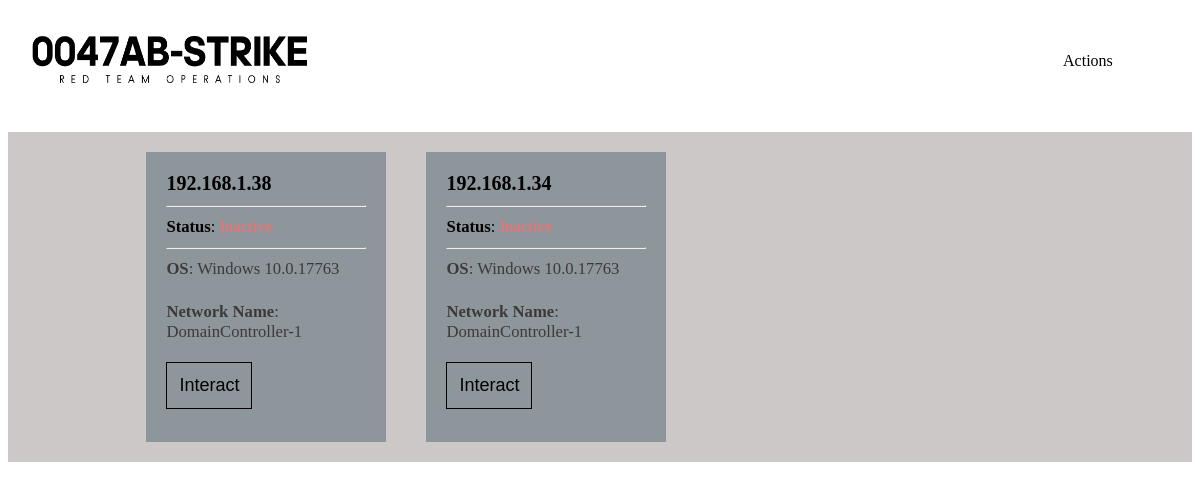
Before: / (signed in) with the older database file.
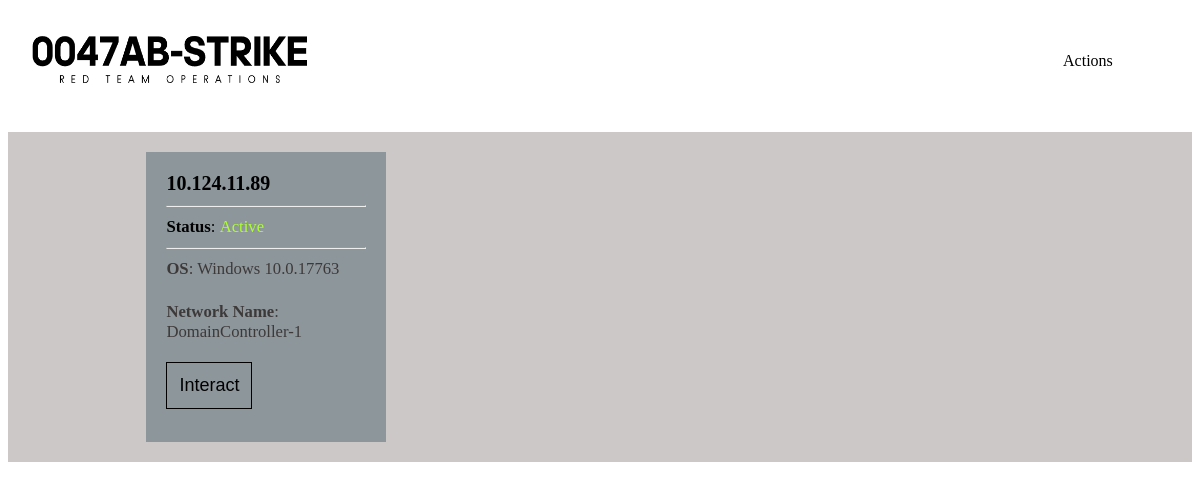
After: the same page with the newer database file.
### UI/models.py (models this page shows)
class Connection(models.Model):
    ip = models.CharField(primary_key=True, max_length=256)
    cpu = models.CharField(max_length=128)
    node_name = models.CharField(max_length=64)
    os = models.CharField(max_length=64)
    version = models.CharField(max_length=64)
    recent_status = models.CharField(max_length=16)

### UI/views.py (the view)
# urls.py: path('', views.index, name="index"),
def index(request):
    if not request.user.is_authenticated:
        return redirect('login_template')
    data = Connection.objects.all()
    return render(request, "UI/index.html", {
        "user":request.user.username,
        "data":data
    })

### UI/templates/UI/index.html (shortened to what this page needs)
<!DOCTYPE html>
<html lang="en">
<head>
    <link rel="stylesheet" href="../../static/css/style.css">
</head>
<body>
  <div class="navbar">
    <img src="../../static/images/logo.png" height="120" width="340">
    <div class="dropdown">
      <button class="dropbtn">Actions
      </button>
    </div>
  </div>
  <div id="not-header">
    <div id="container">
      {% for line in data %}
        <div class="card">
          <div class="ip">{{line.ip}}</div>
          <hr>
          <div class="status"><b>Status</b>:
            {% if line.recent_status == "Active" %}
              <p style="color:greenyellow; display: inline;">Active</p>
            {% else %}
              <p style="color:rgb(255, 108, 108); display: inline;">Inactive</p>
            {% endif %}
          </div>
          <hr>
          <div class="os"><b>OS</b>: {{line.os}} {{line.version}}</div>
          <br>
          <div class="os"><b>Network Name</b>: {{line.node_name}}</div>
          <button class="interact">Interact</button>
        </div>
      {% endfor %}
    </div>
  </div>
</body>
</html>

### UI/static/css/style.css (style rules this page uses)
.navbar { overflow: hidden; background-color: #ffffff; font-family:'Verdana'; }
.dropdown { float: right; overflow: hidden; margin-right: 5%; margin-top: 2%; }
.dropdown .dropbtn { font-size: 16px; border: none; outline: none; color: black; padding: 20px 20px; background-color: inherit; font-family: inherit; margin: 0; }
#not-header { background-color: #ccc8c8; }
#container { display: flex; margin-left: 10%; margin-right: 10%; flex-wrap: wrap; }
.card { background-color: rgb(141, 150, 155); font-size: 20px; margin: 20px; padding: 20px; height: 250px; width: 200px; }
.ip { font-family: 'Verdana'; font-weight: bold; }
.os { font-family: 'Verdana'; font-size: smaller; color:#3e3939; }
.status { font-family: 'Verdana'; font-size: smaller; font-weight: lighter; }
.interact { margin-top: 10%; background-color: transparent; padding: 6%; border: 1px solid black; font-size: large; }

Changed rows visible on the page:
removed Connection: ip "192.168.1.38", os "Windows", version "10.0.17763", node_name "DomainController-1"
removed Connection: ip "192.168.1.34", os "Windows", version "10.0.17763", node_name "DomainController-1"
added Connection: ip "10.124.11.89", recent_status "Active", os "Windows", version "10.0.17763", node_name "DomainController-1"
